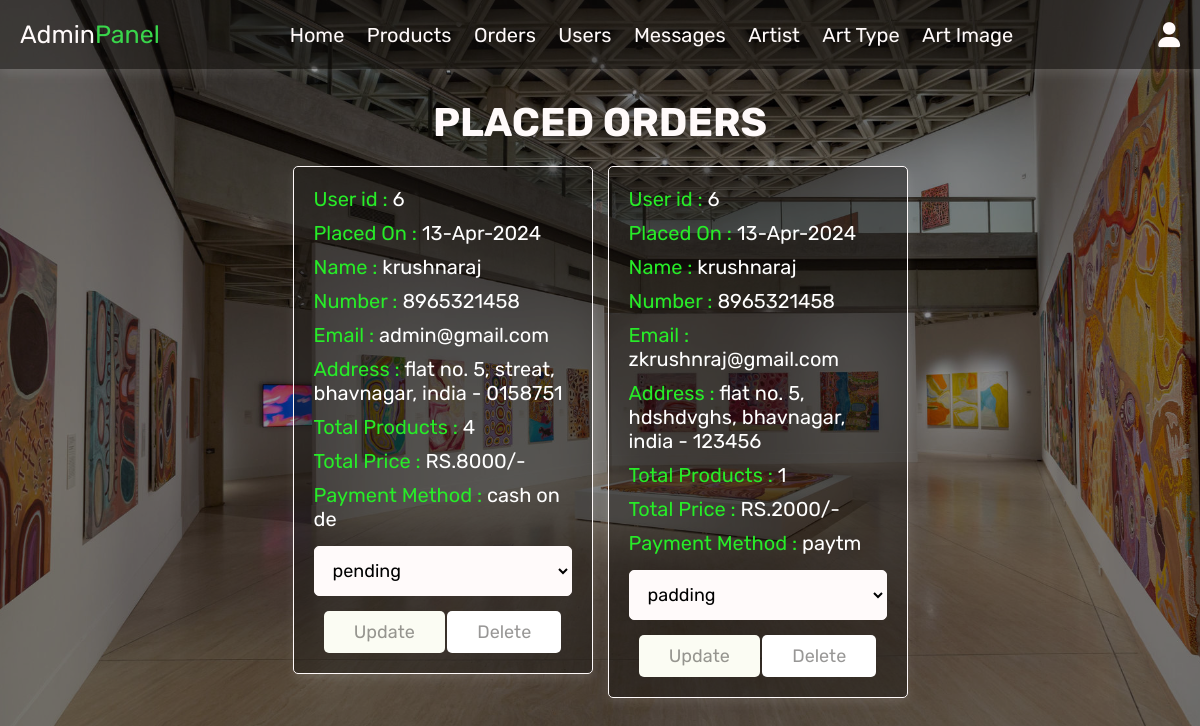
The page /admin_orders.php (signed in) on the database its author committed.
### tables this page shows
CREATE TABLE `payment_status` (
  `id` int(10) NOT NULL,
  `user_id` int(10) NOT NULL,
  `name` varchar(15) NOT NULL,
  `product_name` varchar(15) NOT NULL,
  `price` int(10) NOT NULL,
  `payment_status` varchar(15) NOT NULL,
  `method` varchar(20) NOT NULL
);

CREATE TABLE `orders` (
  `id` int(10) NOT NULL,
  `user_id` int(10) NOT NULL,
  `name` varchar(15) NOT NULL,
  `number` varchar(12) NOT NULL,
  `email` varchar(30) NOT NULL,
  `address` varchar(100) NOT NULL,
  `product_name` varchar(8) NOT NULL,
  `total_price` int(10) NOT NULL,
  `placed_on` varchar(15) NOT NULL,
  `total_product` int(5) NOT NULL
);

### admin_orders.php (the view, shortened to what this page needs)
<?php
include 'config.php';
?>
<!DOCTYPE html>
<html lang="en">
<head>
   <link rel="stylesheet" href="https://cdnjs.cloudflare.com/ajax/libs/font-awesome/6.0.0/css/all.min.css">
   <link rel="stylesheet" href="css/admin_style.css">
</head>
<body>
<?php include 'admin_header.php'; ?>
<section class="orders">
   <h1 class="title">Placed Orders</h1>
   <div class="box-container">
      <?php
      $select_orders = mysqli_query($conn, "SELECT * FROM `orders`") or die('query failed');
      $q=mysqli_query($conn,"SELECT * FROM `payment_status`");
      if(mysqli_num_rows($select_orders) > 0){
         while($fetch_orders = mysqli_fetch_assoc($select_orders) and $ab = mysqli_fetch_assoc($q)){
      ?>
      <div class="box">
         <p> User id : <span><?php echo $fetch_orders['user_id']; ?></span> </p>
         <p> Placed On : <span><?php echo $fetch_orders['placed_on']; ?></span> </p>
         <p> Name : <span><?php echo $fetch_orders['name']; ?></span> </p>
         <p> Number : <span><?php echo $fetch_orders['number']; ?></span> </p>
         <p> Email : <span><?php echo $fetch_orders['email']; ?></span> </p>
         <p> Address : <span><?php echo $fetch_orders['address']; ?></span> </p>
         <p> Total Products : <span><?php echo $fetch_orders['total_product']; ?></span> </p>
         <p> Total Price : <span><?php echo 'RS.'. $fetch_orders['total_price']; ?>/-</span> </p>
         <p> Payment Method : <span><?php echo $ab['method']; ?></span> </p>
         <form action="" method="post">
            <select name="update_payment">
               <option value="" selected disabled><?php echo $ab['payment_status']; ?></option>
            </select>
            <input type="submit" value="update" name="update_order" class="option-btn">
            <a href="admin_orders.php?delete=<?php echo $fetch_orders['id']; ?>" onclick="return confirm('delete this order?');" class="delete-btn">Delete</a>
         </form>
      </div>
      <?php
         }
      }else{
         echo '<p class="empty">No Orders Placed Yet!</p>';
      }
      ?>
   </div>
</section>
</body>
</html>

### css/admin_style.css (style rules this page uses)
:root { --purple:#010101; --red:#e5f017; --orange:#fbfcf3; --black:#fffafa; --white:#14120f70; --light-color:#f0e0e0; --light-white:#cccccc; --light-bg:#fffafa; --border:.1rem solid var(--black); --box-shadow:0 .5rem 1rem rgba(255, 255, 255, 0.1); }
* { font-family: 'Rubik', sans-serif; margin:0; padding:0; box-sizing: border-box; outline: none; border:none; text-decoration: none; transition:all .2s linear; }
html { font-size: 62.5%; overflow-x: hidden; }
body { background-image:linear-gradient(to right,rgba(0, 0, 0, 0.43),rgba(0, 0, 0, 0.437)),url(../images/18.jpg); background-position: center; background-size: cover; }
section { padding:3rem 2rem; }
.title { text-align: center; margin-bottom: 2rem; text-transform: uppercase; color:var(--black); font-size: 4rem; }
.btn, .option-btn, .delete-btn, .white-btn { display: inline-block; margin-top: 1rem; padding:1rem 3rem; cursor: pointer; color:var(--white); font-size: 1.8rem; border-radius: .5rem; text-transform: capitalize; }
.option-btn { background-color: var(--orange); }
.delete-btn { background-color: white; }
.orders .box-container { display: grid; grid-template-columns: repeat(auto-fit, 30rem); justify-content: center; gap:1.5rem; max-width: 1200px; margin:0 auto; align-items: flex-start; }
.orders .box-container .box { background-color: var(--white); padding:2rem; border:var(--border); box-shadow: var(--box-shadow); border-radius: .5rem; }
.orders .box-container .box p { padding-bottom: 1rem; font-size: 2rem; color:#27ec28; }
.orders .box-container .box p span { color:white; }
.orders .box-container .box form { text-align: center; }
.orders .box-container .box form select { border-radius: .5rem; margin:.5rem 0; width: 100%; background-color: var(--light-bg); border:var(--border); padding:1.2rem 1.4rem; font-size: 1.8rem; color:black; }

### rows shown on the page
payment_status: method "cash on de", update_payment "pending"
orders: user "6", placed_on "13-Apr-2024", name "krushnaraj", number "8965321458", email "admin@gmail.com", address "flat no. 5, streat, bhavnagar, india - 0158751", total_product "4", total_price "8000"
payment_status: method "paytm", update_payment "padding"
orders: user "6", placed_on "13-Apr-2024", name "krushnaraj", number "8965321458", email "zkrushnraj@gmail.com", address "flat no. 5, hdshdvghs, bhavnagar, india - 123456", total_product "1", total_price "2000"
